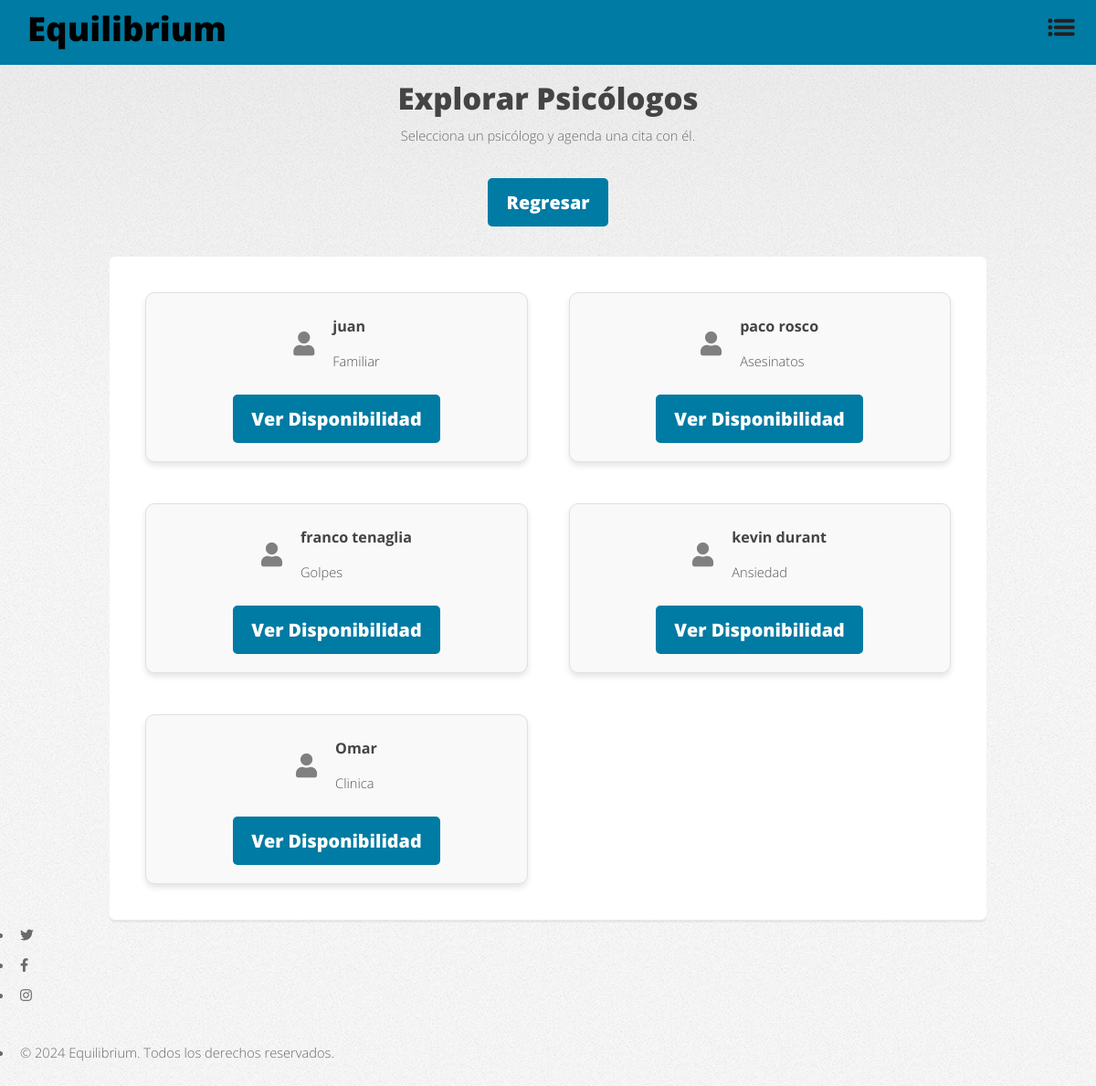
Screenshot of /explore_psychologists/ (signed in) with the database file from the repository.
### main/models.py (models this page shows, shortened)
class Psychologist(models.Model):
    user = models.OneToOneField(User, on_delete=models.CASCADE, related_name='psychologist_profile')
    name = models.CharField(max_length=100)
    age = models.IntegerField()
    email = models.EmailField(unique=True)
    specialty = models.CharField(max_length=100)
    phone_number = models.CharField(max_length=15)
    profile_photo = models.ImageField(upload_to='profile_photos/', null=True, blank=True)
    cover_photo = models.ImageField(upload_to='cover_photos/', null=True, blank=True)

### main/views.py (the view)
# urls.py: path('explore_psychologists/', views.explore_psychologists, name='explore_psychologists'),
@login_required
def explore_psychologists(request):
    psychologists = Psychologist.objects.all()
    student = request.user.student_profile if hasattr(request.user, 'student_profile') else None
    assigned_psychologist = student.psychologist if student else None
    return render(request, 'explore_psychologists.html', {
        'psychologists': psychologists,
        'assigned_psychologist': assigned_psychologist,
    })

### main/templates/explore_psychologists.html (shortened to what this page needs)
<!DOCTYPE HTML>
<html lang="es">
<head>
    {% load static %}
    <link rel="stylesheet" href="{% static 'css/fontawesome-all.min.css' %}" />
    <link rel="stylesheet" href="{% static 'css/main.css' %}" />
</head>
<body class="is-preload">
    <div id="page-wrapper">
        <div class="blue-bar">
            <h1 id="logo"><a href="{% url 'home' %}">Equilibrium</a></h1>
            <nav id="nav">
                <ul>
                    <li class="dropdown">
                        <a href="javascript:void(0)" class="dropbtn">
                            <img src="{% static 'img/menu-icon.png' %}" alt="Menú" class="menu-icon">
                        </a>
                    </li>
                </ul>
            </nav>
        </div>
        <section id="main" class="container">
            <div class="header-container">
                <header class="major">
                    <h2>Explorar Psicólogos</h2>
                    <p>Selecciona un psicólogo y agenda una cita con él.</p>
                </header>
                <a href="{% url 'student_home' %}" class="button primary">Regresar</a>
                <br>
            </div>
            <section class="box special features">
                <div class="row">
                    {% for psychologist in psychologists %}
                    <div class="col-6 col-12-mobile">
                        <div class="psychologist-card">
                            <div class="psychologist-header">
                                <span class="icon solid major fa-user psychologist-icon"
                                      style="color: {% if assigned_psychologist and psychologist.id == assigned_psychologist.id %}green{% else %}gray{% endif %};">
                                </span>
                                <div>
                                    <h3 class="psychologist-name {% if assigned_psychologist and psychologist.id == assigned_psychologist.id %}assigned{% endif %}">
                                        {{ psychologist.name }}
                                    </h3>
                                    <p class="psychologist-specialty">{{ psychologist.specialty }}</p>
                                </div>
                            </div>
                            <div class="button-container">
                                <a href="{% url 'psychologist_schedule' psychologist_id=psychologist.id %}" class="button primary">Ver Disponibilidad</a>
                            </div>
                        </div>
                    </div>
                    {% endfor %}
                </div>
            </section>
        </section>
        <footer id="footer">
            <ul class="icons">
                <li><a href="#" class="icon brands fa-twitter"><span class="label">Twitter</span></a></li>
                <li><a href="#" class="icon brands fa-facebook-f"><span class="label">Facebook</span></a></li>
                <li><a href="#" class="icon brands fa-instagram"><span class="label">Instagram</span></a></li>
            </ul>
            <ul class="copyright">
                <li>&copy; 2024 Equilibrium. Todos los derechos reservados.</li>
            </ul>
        </footer>
    </div>
</body>
</html>

### main/templates/explore_psychologists.html (style rules this page uses)
.blue-bar { background-color: #007ba3; display: flex; justify-content: space-between; align-items: center; padding: 15px 30px; position: relative; top: 0; width: 100%; box-sizing: border-box; }
#logo a { font-size: 2.5em; color: #000; text-decoration: none; }
.menu-icon { width: 50px; height: auto; vertical-align: middle; margin-left: 20px; }
.header-container { display: flex; justify-content: center; align-items: center; flex-direction: column; margin-top: 20px; text-align: center; }
.button.primary { background-color: #007ba3; color: white; border: none; padding: 10px 20px; border-radius: 5px; text-decoration: none; cursor: pointer; transition: background-color 0.3s; }
.psychologist-card { display: flex; flex-direction: column; align-items: center; text-align: left; padding: 20px; border: 1px solid #e0e0e0; border-radius: 10px; box-shadow: 0 4px 6px rgba(0, 0, 0, 0.1); background: #f9f9f9; margin: 10px; transition: transform 0.2s ease; }
.psychologist-header { display: flex; align-items: center; gap: 10px; margin-bottom: 10px; }
.psychologist-icon { font-size: 1.8em; margin-right: 10px; }
.psychologist-name { font-size: 1.1em; font-weight: bold; margin: 0; }
.psychologist-specialty { font-size: 1em; color: #555; margin: 5px 0 0 0; }
.button-container { margin-top: 10px; }

### rows the page displays
Psychologist: name "juan", specialty "Familiar"
Psychologist: name "paco rosco", specialty "Asesinatos"
Psychologist: name "franco tenaglia", specialty "Golpes"
Psychologist: name "kevin durant", specialty "Ansiedad"
Psychologist: name "Omar", specialty "Clinica"
